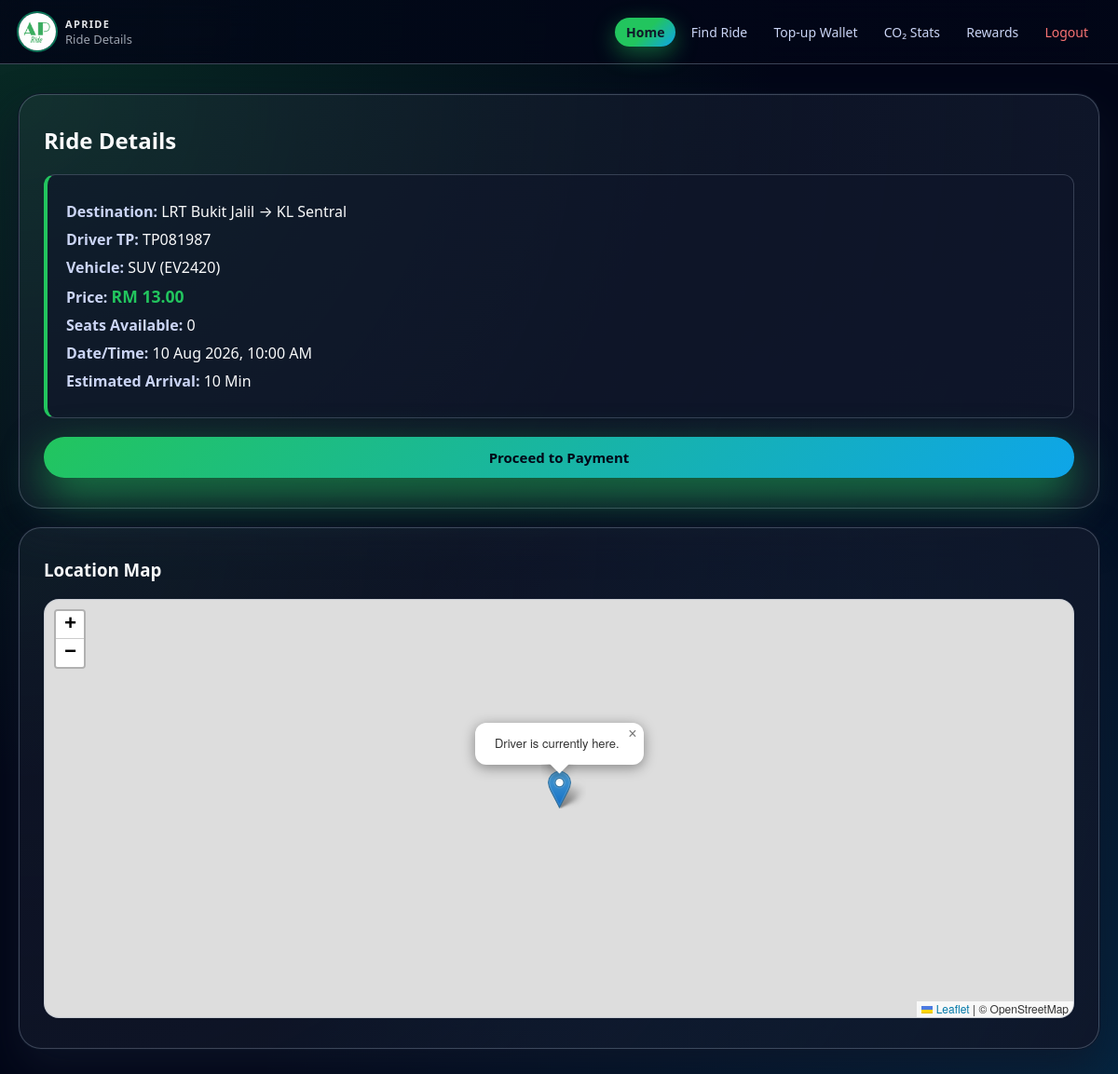
Page /ride_details.php?ride_id=3 on the committed database.
### tables this page shows
CREATE TABLE IF NOT EXISTS `ride` (
  `ride_id` int NOT NULL AUTO_INCREMENT,
  `driver_id` int NOT NULL,
  `destination` varchar(100) NOT NULL,
  `date_time` datetime NOT NULL,
  `available_seats` int NOT NULL,
  `price` decimal(10,2) NOT NULL,
  `distance_km` decimal(10,2) NOT NULL,
  PRIMARY KEY (`ride_id`),
  KEY `driver_id` (`driver_id`)
);

CREATE TABLE IF NOT EXISTS `user` (
  `user_id` int NOT NULL AUTO_INCREMENT,
  `TP_Number` varchar(100) NOT NULL,
  `password` varchar(100) NOT NULL,
  `e_mail` varchar(100) DEFAULT NULL,
  `role` varchar(100) NOT NULL,
  `name` varchar(100) NOT NULL,
  PRIMARY KEY (`user_id`),
  UNIQUE KEY `TP_Number` (`TP_Number`),
  UNIQUE KEY `e_mail` (`e_mail`)
);

CREATE TABLE IF NOT EXISTS `driver` (
  `driver_id` int NOT NULL AUTO_INCREMENT,
  `user_id` int NOT NULL,
  `vehicle_type` varchar(100) NOT NULL,
  `license_plate` varchar(20) NOT NULL,
  `max_passengers` int NOT NULL,
  `status` varchar(100) NOT NULL,
  PRIMARY KEY (`driver_id`),
  UNIQUE KEY `user_id` (`user_id`),
  UNIQUE KEY `license_plate` (`license_plate`)
);

### ride_details.php (the view, shortened to what this page needs)
<?php
include 'db.php';
$ride_id = isset($_GET['ride_id']) ? (int)$_GET['ride_id'] : 0;
$stmt = $conn->prepare("SELECT r.*, d.vehicle_type, d.license_plate, u.tp_number
                        FROM ride r
                        JOIN driver d ON r.driver_id = d.driver_id
                        JOIN user u ON d.user_id = u.user_id
                        WHERE r.ride_id = ? AND d.status = 'Approved'");
$stmt->bind_param("i", $ride_id);
$stmt->execute();
$ride = $stmt->get_result()->fetch_assoc();
?>
<!DOCTYPE html>
<html lang="en">
<head>
    <link rel="stylesheet" href="app.css">
    <link rel="stylesheet" href="https://unpkg.com/leaflet@1.9.4/dist/leaflet.css" />
</head>
<body>
    <header class="ap-nav">
        <div class="ap-nav-inner">
            <div class="ap-nav-left">
                <img src="logo.png" alt="Logo" class="ap-logo">
                <div>
                    <div class="ap-brand">APRide</div>
                    <div class="ap-muted">Ride Details</div>
                </div>
            </div>
            <div class="ap-nav-links">
                <a href="customer.php" class="ap-nav-primary">Home</a>
                <a href="find_ride.php">Find Ride</a>
                <a href="topup.php">Top‑up Wallet</a>
                <a href="co2_stats.php">CO₂ Stats</a>
                <a href="rewards.php">Rewards</a>
                <a href="logout.php" style="color:#f97373;">Logout</a>
            </div>
        </div>
    </header>
    <div class="shell">
        <div class="glass-card">
            <h2 style="margin-top:0;">Ride Details</h2>
            <div style="background:rgba(15, 23, 42, 0.6); border:1px solid rgba(148, 163, 184, 0.3); border-left:4px solid #22c55e; padding:20px; border-radius:12px; margin:20px 0;">
                <p style="margin:8px 0;"><strong style="color:#cbd5f5;">Destination:</strong> <span style="color:#f9fafb;"><?php echo htmlspecialchars($ride['destination']); ?></span></p>
                <p style="margin:8px 0;"><strong style="color:#cbd5f5;">Driver TP:</strong> <span style="color:#f9fafb;"><?php echo htmlspecialchars($ride['tp_number']); ?></span></p>
                <p style="margin:8px 0;"><strong style="color:#cbd5f5;">Vehicle:</strong> <span style="color:#f9fafb;"><?php echo htmlspecialchars($ride['vehicle_type']); ?> (<?php echo htmlspecialchars($ride['license_plate']); ?>)</span></p>
                <p style="margin:8px 0;"><strong style="color:#cbd5f5;">Price:</strong> <span style="color:#22c55e; font-weight:bold; font-size:1.1em;">RM <?php echo number_format($ride['price'], 2); ?></span></p>
                <p style="margin:8px 0;"><strong style="color:#cbd5f5;">Seats Available:</strong> <span style="color:#f9fafb;"><?php echo $ride['available_seats']; ?></span></p>
                <p style="margin:8px 0;"><strong style="color:#cbd5f5;">Date/Time:</strong> <span style="color:#f9fafb;"><?php echo date('d M Y, h:i A', strtotime($ride['date_time'])); ?></span></p>
                <p style="margin:8px 0;"><strong style="color:#cbd5f5;">Estimated Arrival:</strong> <span style="color:#f9fafb;">10 Min</span></p>
            </div>
            <a href="payment.php?ride_id=<?php echo $ride_id; ?>" class="ap-button-primary" style="text-decoration:none; display:block; text-align:center; margin-top:20px;">Proceed to Payment</a>
        </div>
        <div class="glass-card" style="margin-top:20px;">
            <h3 style="margin-top:0;">Location Map</h3>
            <div id="map"></div>
        </div>
    </div>
</body>
</html>

### app.css (style rules this page uses)
* { box-sizing: border-box; }
body { margin: 0; font-family: system-ui, -apple-system, BlinkMacSystemFont, "Segoe UI", sans-serif; color: #0f172a; background: radial-gradient(circle at top left, #22c55e33 0, transparent 50%), radial-gradient(circle at bottom right, #0ea5e933 0, transparent 55%), #020617; min-height: 100vh; }
.shell { max-width: 1200px; margin: 0 auto; padding: 32px 20px 48px; }
.ap-nav { position: sticky; top: 0; z-index: 20; backdrop-filter: blur(14px); background: linear-gradient(to right, #020617dd, #020617cc); border-bottom: 1px solid rgba(148, 163, 184, 0.4); }
.ap-nav-inner { max-width: 1200px; margin: 0 auto; padding: 14px 20px; display: flex; align-items: center; justify-content: space-between; gap: 18px; }
.ap-nav-left { display: flex; align-items: center; gap: 10px; }
.ap-logo { height: 40px; border-radius: 999px; box-shadow: 0 0 0 2px rgba(16, 185, 129, 0.6); }
.ap-brand { font-weight: 700; letter-spacing: 0.12em; text-transform: uppercase; font-size: 11px; color: #e5e7eb; }
.ap-nav-links a { color: #cbd5f5; text-decoration: none; font-size: 14px; padding: 6px 12px; border-radius: 999px; transition: background 0.15s, color 0.15s, transform 0.1s; }
.ap-nav-links a.ap-nav-primary { background: linear-gradient(135deg, #22c55e, #22c55e, #0ea5e9); color: #0f172a; font-weight: 600; box-shadow: 0 8px 25px rgba(34, 197, 94, 0.45); }
.glass-card { background: radial-gradient(circle at top left, rgba(148, 163, 184, 0.08), rgba(15, 23, 42, 0.96)); border-radius: 24px; padding: 32px 26px; border: 1px solid rgba(148, 163, 184, 0.35); box-shadow: 0 22px 45px rgba(15, 23, 42, 0.75), 0 0 0 1px rgba(15, 23, 42, 0.9); color: #e5e7eb; }
.glass-card h1, .glass-card h2, .glass-card h3 { margin-top: 0; color: #f9fafb; }
.ap-button-primary { width: 100%; border: none; border-radius: 999px; padding: 12px 18px; font-size: 15px; font-weight: 600; background: linear-gradient(135deg, #22c55e, #0ea5e9); color: #020617; cursor: pointer; box-shadow: 0 18px 45px rgba(34, 197, 94, 0.6); transition: transform 0.12s ease, box-shadow 0.12s ease, filter 0.12s; }
.ap-muted { color: #9ca3af; font-size: 13px; }

### ride_details.php (style rules this page uses)
#map { width:100%; height:450px; border-radius:16px; border:1px solid rgba(148, 163, 184, 0.3); overflow:hidden; }

### rows in the picture
ride: destination "LRT Bukit Jalil → KL Sentral", user.TP_Number "TP081987", driver.vehicle_type "SUV", driver.license_plate "EV2420", price "13.00", available_seats "0", date_time "10 Aug 2026, 10:00 AM"
